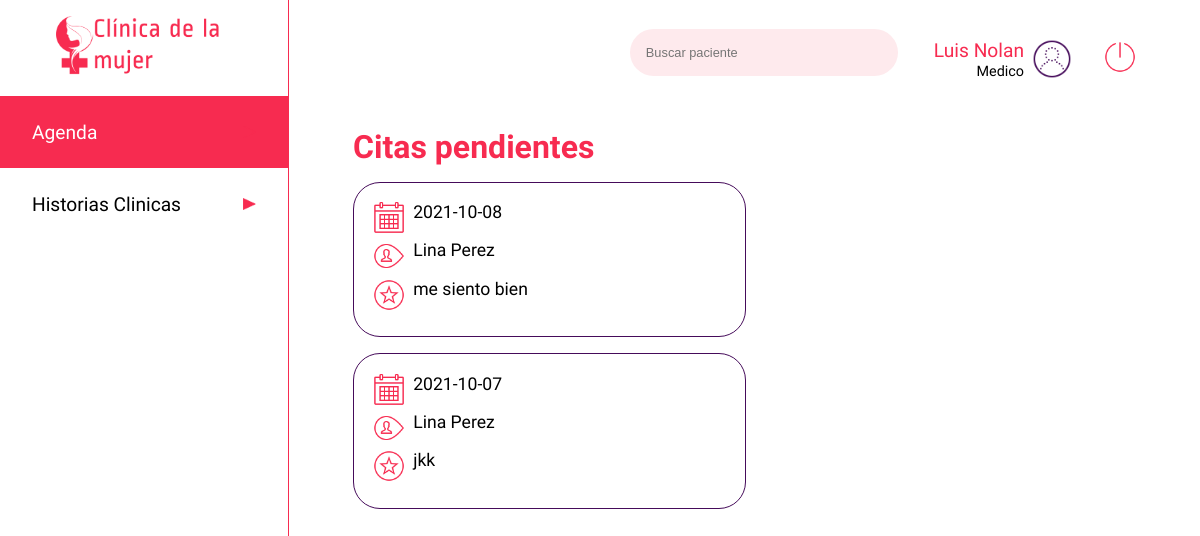
Page /agenda/1048484611 (signed in) on the earlier database version.
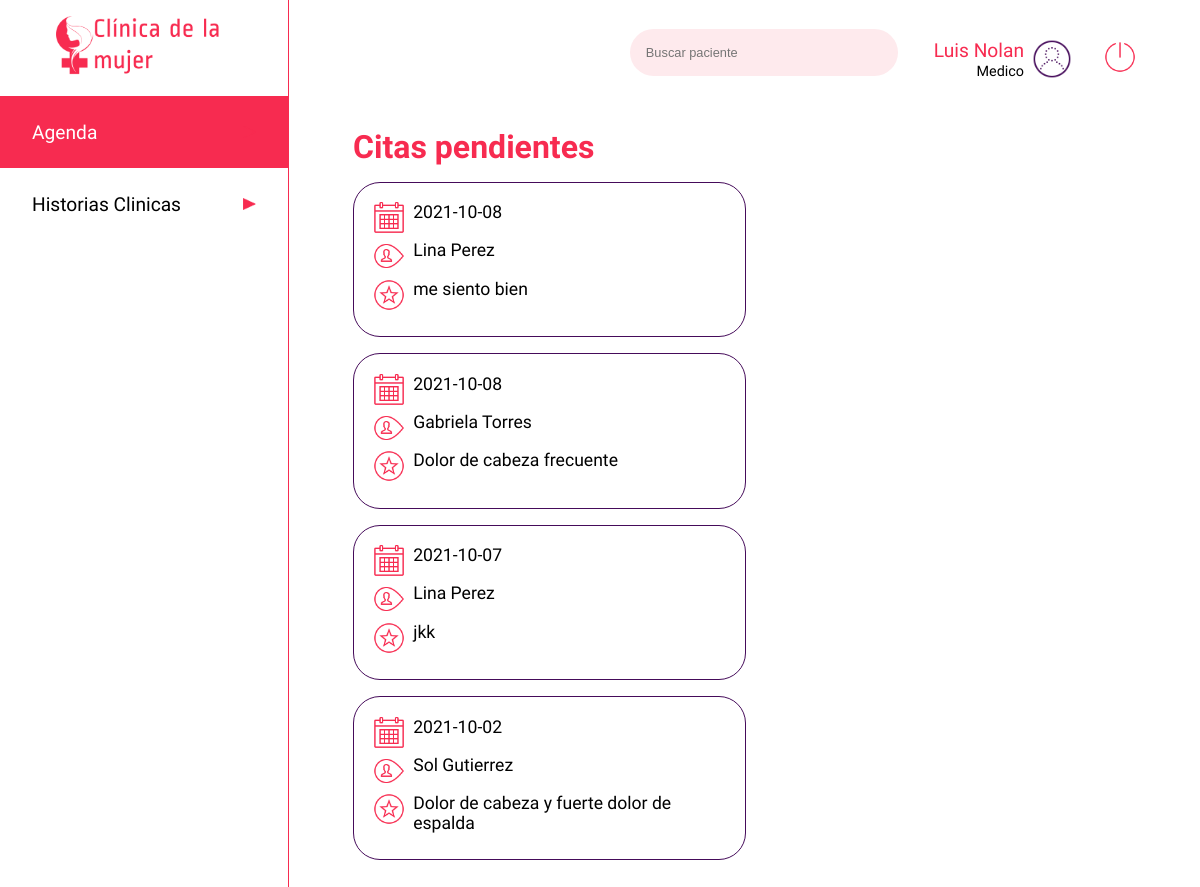
Same page on the later database version.
### app.py (models this page shows, shortened)
class citas(db.Model):
    __tablename__ = 'citas'
    cita_id=db.Column(db.Integer, primary_key=True)
    medico_id = db.Column(db.Integer, nullable=False)
    paciente_id = db.Column(db.Integer, nullable=False)
    fecha = db.Column(db.String)
    motivo = db.Column(db.String(500))
    estado = db.Column(db.Boolean)
    hora_atencion = db.Column(db.String)
    sintomas = db.Column(db.String)
    diagnostico = db.Column(db.String)
    anotaciones = db.Column(db.String)
    calificacion = db.Column(db.Integer)
    calificacion_obs = db.Column(db.String)

class users(db.Model):
    __tablename__ = 'users'
    cedula = db.Column(db.Integer, primary_key=True)
    nombre=db.Column(db.String)
    apellido=db.Column(db.String)
    nacimiento=db.Column(db.String)
    eps=db.Column(db.String)
    email=db.Column(db.String, unique=True)
    telefono=db.Column(db.Integer)
    dir=db.Column(db.String)
    ciudad=db.Column(db.String)
    password=db.Column(db.String)
    rol =db.Column(db.String)
    especialidad = db.Column(db.String)
    estado = db.Column(db.Boolean)

### app.py (the view)
@app.route('/agenda/<cedulam>', methods=['GET'])
def agenda_medicov(cedulam):
    if 'usuarioIngresado' in session:
        usuario = users.query.filter_by(cedula=int(session['usuarioIngresado'])).first()
        lcita = citas.query.filter_by(medico_id=cedulam)
        pacientes = users.query.filter_by(rol='paciente')
        return render('agendamedico.html',row=usuario, listacitas=lcita, listapacientes=pacientes)
    else:
        return render('acceso-denegado.html')

### templates/agendamedico.html (shortened to what this page needs)
<!DOCTYPE html>
<html lang="es">
<head>
    <link rel="stylesheet" type="text/css" href="{{ url_for('static', filename='css/style.css')}}">
</head>
<body>
    <header class="header">
        <img src="{{ url_for('static', filename='images/iconoclinica.png')}}" class="logo" alt="Clinica de la mujer">
        <nav>
            <ul class="menu">
                <li class="menuitems"><a href="/agenda/{{row ['cedula']}}" class="menuselect"><span>Agenda</span><img src="{{ url_for('static', filename='images/triangulo.png')}}" class="flecha" alt=""></a></li>
                <li class="menuitems"><a href="/medico/historia-clinica/{{row ['cedula']}}" class="menulink"><span>Historias Clinicas</span><img src="{{ url_for('static', filename='images/triangulo.png')}}" class="flecha" alt=""></a></li>
            </ul>
        </nav>
    </header>
    <main class="main">
        <div class="searchuser">
            <div>
                <input type="search" class="search" placeholder="Buscar paciente">
                <div class="perfil">
                    <div>
                        <span class="nameuser">{{ row ['nombre'] }} {{ row ['apellido'] }}</span><br>
                        <span class="roluser">Medico</span>
                    </div>
                    <img src="{{ url_for('static', filename='images/test_account_100px.png')}}" class="profile" alt="">
                    <a href="/logout" type="button" class="btn"><img src="{{ url_for('static', filename='images/off.png')}}" class="logout" alt="Cerrar sesion"></a>
                </div>
            </div>
        </div>
        <div class="cuerpo">
            <h1 class="titulo"><span style="color:#F72B50">Citas pendientes</span></h1>
            {% for data in listacitas %}
            <div class="infocita">
                <div class="diahora">
                    <img src="{{ url_for('static', filename='images/calendar_100px.png')}}" class="calendarwatch" alt=""><span>{{data.fecha}}</span>
                </div>
                <div class="diahora">
                    <img src="{{ url_for('static', filename='images/username_100px.png')}}" class="calendarwatch" alt="">
                    {% for t in listapacientes %}
                        {% if t.cedula == data.paciente_id %}
                            <span>{{ t.nombre }} {{ t.apellido }}</span>
                        {% endif %}
                    {% endfor %}
                </div>
                <div class="diahora">
                    <img src="{{ url_for('static', filename='images/rating_circled_pink_100px.png')}}" class="calendarwatch" alt=""><span>{{data.motivo}}</span>
                </div>
            </div>
            {% endfor %}
            </div>
    </main>
</body>
</html>

Differences in the rows shown:
now on this page (row edited): citas: fecha "2021-10-08", motivo "Dolor de cabeza frecuente"
now on this page (row unchanged): users: nombre "Gabriela", apellido "Torres", shown under "2021-10-08"
now on this page (row edited): citas: fecha "2021-10-02", motivo "Dolor de cabeza y fuerte dolor de espalda"
now on this page (row unchanged): users: nombre "Sol", apellido "Gutierrez", shown under "2021-10-02"
